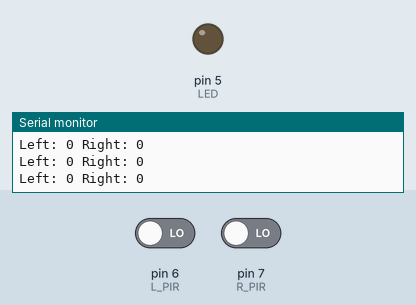
Simulated run of this sketch. Board: Arduino Uno, built with avr-gcc and run on an emulated ATmega328P. On the bench: output pins drawn as LEDs (lit = HIGH), the last lines printed to the serial monitor. Inputs (shaded band) come from the test bench; at power-on: pin 6 (L_PIR) LOW, pin 7 (R_PIR) LOW.

Above: at 1.2 s.
1.3 s: pin 6 (L_PIR) driven HIGH
At 2.5 s:
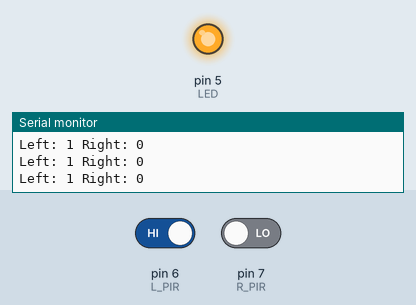
2.8 s: pin 6 (L_PIR) driven LOW
At 3.5 s:
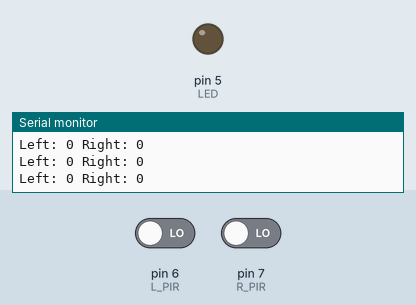
4.3 s: pin 7 (R_PIR) driven HIGH
At 5.6 s:
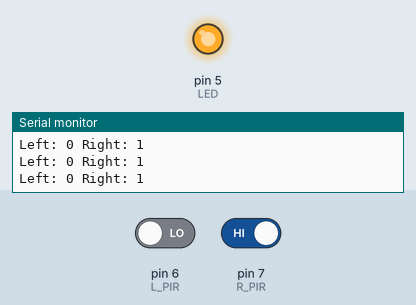
7.3 s: pin 7 (R_PIR) driven LOW
At 7.9 s:
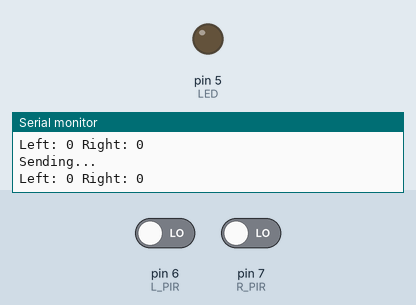
Timing chart, 0 to 9.8 s (numbered marks = the images above; inputs shaded):
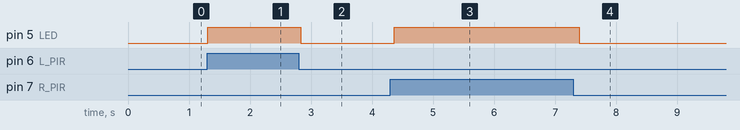

Measured:
- after the input at 1.3 s, pin 5 (LED): LOW → HIGH at once
- after the input at 2.8 s, pin 5 (LED): HIGH → LOW at once
- after the input at 4.3 s, pin 5 (LED): LOW → HIGH after 0.06 s
- after the input at 7.3 s, pin 5 (LED): HIGH → LOW after 0.09 s

The sketch:

Sensor_module_RIGHT.ino
```cpp
/*
 * Sensor Module code for Up position sensor
 * Author: In Hwan "Chris" Baek
 *
 * Note:
 * ISR is not available because GPIO interrupts are only avaiable on
 * Pin2 and Pin3, which is reserved for PWM.
 */

#include <IRremote.h>

//Commands
#define SEND_DATA 0x9 //1001
#define SEND_ACK  0x6 //0110

//Address
#define UP    0x0   //0000
#define DOWN  0x5   //0101
#define LEFT  0xA   //1010
#define RIGHT 0xF   //1111

//PIR sensor data
#define L_ON_R_OFF  0xC  //1100
#define L_ON_R_ON   0xF  //1111
#define L_OFF_R_OFF 0x0  //0000
#define L_OFF_R_ON  0x3  //0011

#define LED 5 //red
#define L_PIR 6
#define R_PIR 7

void transmit(byte, byte, byte);
void control_LED(int, int);
byte calc_sensor_data(int, int);

IRsend irsend;
byte address = RIGHT; //this code is for down position module.
int l_pir_value = 0;
int r_pir_value = 0;
int prev_l_pir_value = 0;
int prev_r_pir_value = 0;
int change_flag;

void setup()
{
  Serial.begin(9600);
  pinMode(L_PIR, INPUT);
  pinMode(R_PIR, INPUT);
  pinMode(LED, OUTPUT);
}

void loop() {
  l_pir_value = digitalRead(L_PIR);
  r_pir_value = digitalRead(R_PIR);

  Serial.print("Left: ");
  Serial.print(l_pir_value);
  Serial.print(" Right: ");
  Serial.println(r_pir_value);
  control_LED(l_pir_value, r_pir_value);

  if (l_pir_value != prev_l_pir_value) {
    change_flag = 1;
    prev_l_pir_value = l_pir_value;
  }

  if (r_pir_value != prev_r_pir_value) {
    change_flag = 1;
    prev_r_pir_value = r_pir_value;
  }

  if (change_flag == 1) {
    byte data = calc_sensor_data(l_pir_value, r_pir_value);
    transmit(SEND_DATA, address, data);
  }

  change_flag = 0;
  delay(100);
}

void transmit(byte command, byte addr, byte data)
{
  /*
   * +---------+----------+--------+
   * |  4-bit  |  4-bit   |  4-bit |
   * |---------+----------+--------|
   * | command |   addr   |  data  |
   * +---------+----------+--------+
   */
  Serial.println("Sending...");
  for (int i = 0; i < 3; i++) {
      irsend.sendSony(command << 8 | addr << 4 | data, 12); // Sony Protocol
      delay(40);
  }
}

void control_LED(int l_pir, int r_pir)
{
  if (l_pir || r_pir) {
    digitalWrite(LED, 1);
  }
  else {
    digitalWrite(LED, 0);
  }
}

byte calc_sensor_data(int l_pir_value, int r_pir_value)
{
  if (l_pir_value == 0 && r_pir_value == 0) {
    return L_OFF_R_OFF;
  }
  else if (l_pir_value == 0 && r_pir_value == 1) {
    return L_OFF_R_ON;
  }
  else if (l_pir_value == 1 && r_pir_value == 0) {
    return L_ON_R_OFF;
  }
  else if (l_pir_value == 1 && r_pir_value == 1) {
    return L_ON_R_ON;
  }
}
```
